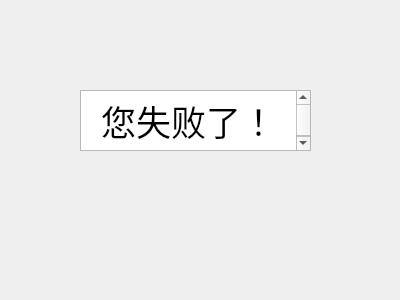
<?xml version="1.0" encoding="UTF-8"?>
<ui version="4.0">
 <class>gamelose</class>
 <widget class="QWidget" name="gamelose">
  <property name="geometry">
   <rect>
    <x>0</x>
    <y>0</y>
    <width>400</width>
    <height>300</height>
   </rect>
  </property>
  <property name="windowTitle">
   <string>Form</string>
  </property>
  <widget class="QTextBrowser" name="textBrowser">
   <property name="geometry">
    <rect>
     <x>80</x>
     <y>90</y>
     <width>231</width>
     <height>61</height>
    </rect>
   </property>
   <property name="html">
    <string>&lt;!DOCTYPE HTML PUBLIC &quot;-//W3C//DTD HTML 4.0//EN&quot; &quot;http://www.w3.org/TR/REC-html40/strict.dtd&quot;&gt;
&lt;html&gt;&lt;head&gt;&lt;meta name=&quot;qrichtext&quot; content=&quot;1&quot; /&gt;&lt;meta charset=&quot;utf-8&quot; /&gt;&lt;style type=&quot;text/css&quot;&gt;
p, li { white-space: pre-wrap; }
hr { height: 1px; border-width: 0; }
li.unchecked::marker { content: &quot;\2610&quot;; }
li.checked::marker { content: &quot;\2612&quot;; }
&lt;/style&gt;&lt;/head&gt;&lt;body style=&quot; font-family:'Microsoft YaHei UI'; font-size:9pt; font-weight:400; font-style:normal;&quot;&gt;
&lt;p align=&quot;center&quot; style=&quot; margin-top:0px; margin-bottom:0px; margin-left:0px; margin-right:0px; -qt-block-indent:0; text-indent:0px;&quot;&gt;&lt;span style=&quot; font-size:26pt;&quot;&gt;您失败了！&lt;/span&gt;&lt;/p&gt;&lt;/body&gt;&lt;/html&gt;</string>
   </property>
  </widget>
 </widget>
 <resources/>
 <connections/>
</ui>
